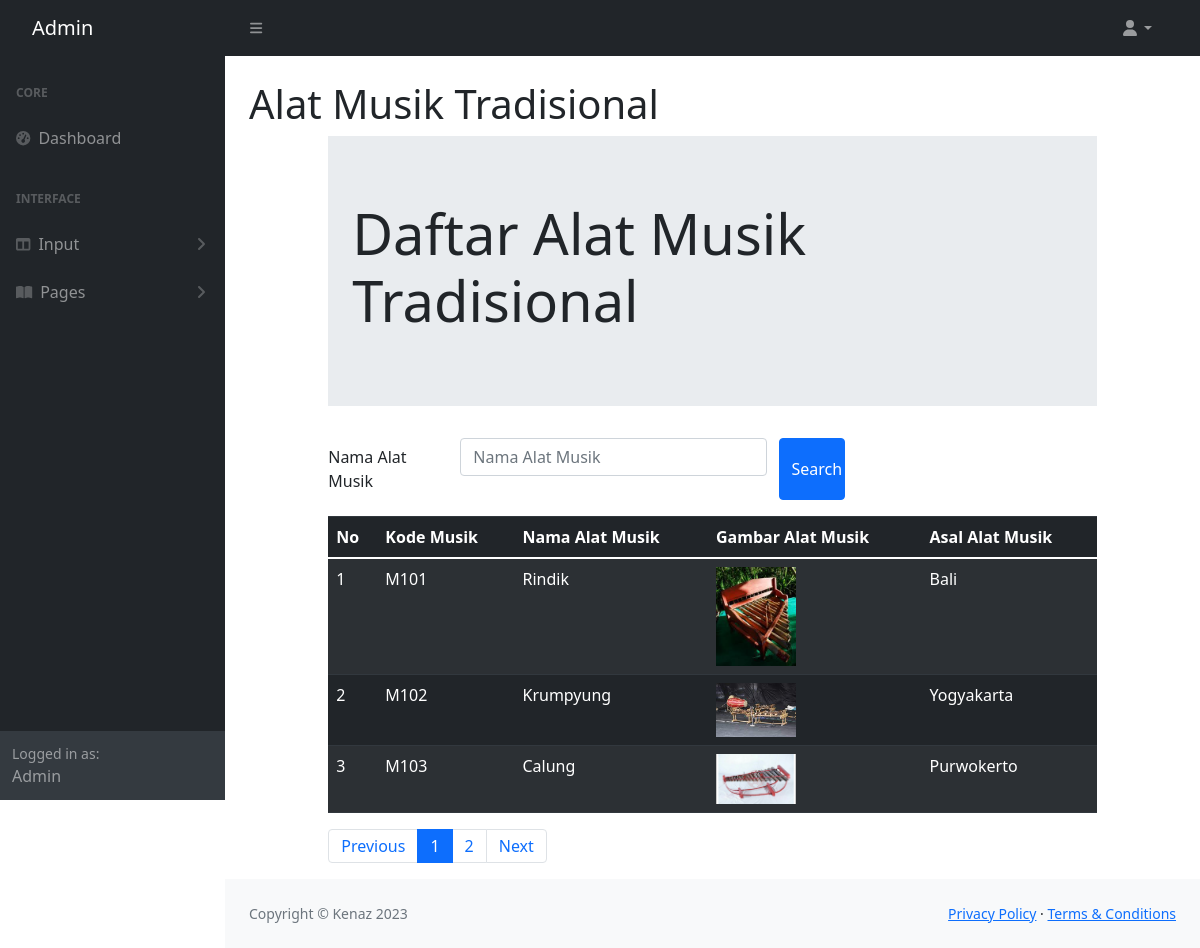
Screenshot of /admin/daftarmusik.php with the database file from the repository.
### tables this page shows
CREATE TABLE `musik` (
  `musikKODE` char(4) NOT NULL,
  `musikNAMA` varchar(100) NOT NULL,
  `musikFOTO` char(100) NOT NULL,
  `destinasiKODE` char(4) NOT NULL
);

CREATE TABLE `destinasi` (
  `destinasiKODE` char(4) NOT NULL,
  `destinasiNAMA` varchar(120) NOT NULL,
  `destinasiKET` text NOT NULL,
  `destinasiFOTO` char(100) NOT NULL,
  `kategoriKODE` char(4) NOT NULL
);

### admin/daftarmusik.php (the view, shortened to what this page needs)
<!DOCTYPE html>
<html lang="en">
<?php include "INCLUDE/head.php"?>
    <body class="sb-nav-fixed">
        <?php include "INCLUDE/menunav.php"?>
        <div id="layoutSidenav">
            <?php include "INCLUDE/menu.php"?>
            <div id="layoutSidenav_content">
                <main>
                    <div class="container-fluid px-4">
                        <h1 class="mt-4">Alat Musik Tradisional</h1>
<head>
    <link rel="stylesheet" href="https://cdn.jsdelivr.net/npm/bootstrap@4.0.0/dist/css/bootstrap.min.css">
  	<link rel="stylesheet" type="text/css" href="https://cdnjs.cloudflare.com/ajax/libs/select2/4.0.3/css/select2.min.css">
	<link rel="stylesheet" type="text/css" href="css/bootstrap.min.css">
</head>
<?php
	include "include/config.php";
?>
<body>
<div class="row">
	<div class="col-sm-1"></div>
	<div class="col-sm-10">
		<div class="jumbotron jumbotron-fluid">
			<div class="container">
				<h1 class="display-4">Daftar Alat Musik Tradisional</h1>
			</div>
		</div>
		<form method="POST">
            <div class="mb-3 row">
                <label for="Search" class="col-sm-2 col-form-label">Nama Alat Musik</label>
                <div class="col-sm-5">
                    <input type="text" class="form-control" name="Search" id="Search" placeholder="Nama Alat Musik"
                    value="<?php if(isset($_POST["Search"])){echo $_POST["Search"];
                    }?>">
                </div>
                <input type="submit" class="col-sm-1 btn btn-primary" value="Search" name="kodemusik">
            </div>
        </form>
	<table class="table table-dark table-striped">
		<thead class="thead-dark">
			<tr>
				<th>No</th>
				<th>Kode Musik</th>
				<th>Nama Alat Musik</th>
                <th>Gambar Alat Musik</th>
				<th>Asal Alat Musik</th>
			</tr>
		</thead>
		<tbody>
			        <?php
					$jumlahtampilan = 3;
					$halaman = (isset($_GET['page']))? $_GET['page'] : 1;
					$mulaitampilan = ($halaman - 1) * $jumlahtampilan;
                    if(isset($_POST["kodemusik"])){
                        $Search = $_POST["Search"];
                        $query = mysqli_query($connection, "select * from musik, destinasi where musik.destinasikode = destinasi.destinasikode AND musikNAMA like'%".$Search."%';");
                    }
                    else{
                        $query = mysqli_query($connection, "select * from musik, destinasi where musik.destinasikode = destinasi.destinasikode
						limit $mulaitampilan, $jumlahtampilan;");
                    }
                    $nomor = 1;
                    while($row = mysqli_fetch_array($query)){ ?>
				<tr>
					<td><?php echo $mulaitampilan + $nomor;?></td>
					<td><?php echo $row['musikKODE'];?></td>
					<td><?php echo $row['musikNAMA'];?></td>
					<td>
						<?php if(is_file("images/".$row['musikFOTO']))
						{ ?>
							<img src="images/<?php echo $row['musikFOTO']?>" width="80">
						<?php } else
							echo "<img src='images/noimage.png' width='80'>"
						?>
					</td>
                    <td><?php echo $row['destinasiNAMA'];?></td>
				</tr>
			<?php $nomor = $nomor + 1;?>
			<?php }	?>
		</tbody>
	</table>
					<?php
                        $query = mysqli_query($connection, "SELECT * FROM musik;");
                        $jumlahrecord = mysqli_num_rows($query);
                        $jumlahpage = ceil($jumlahrecord / $jumlahtampilan);
                    ?>
                    <nav aria-label="Page navigation example">
                    <ul class="pagination">
                        <li class="page-item"><a class="page-link" href="?page=<?php $nomorhal=1;
                        echo $nomorhal?>">Previous</a></li>
                        <?php for($nomorhal=1; $nomorhal<=$jumlahpage; $nomorhal++){ ?>
                        <li class="page-item">
                            <?php if($nomorhal!=$halaman) {?>
                                <a class="page-link" href="?page=<?php echo $nomorhal ?>"><?php echo $nomorhal ?></a>
                            <?php } else{ ?>
                                <li class="page-item active" aria-current="page">
                                    <a class="page-link" href="?page=<?php echo $nomorhal;?>"><?php echo $nomorhal ?></a>
                                </li>
                            <?php } ?>
                        </li>
                        <?php } ?>
                        <li class="page-item"><a class="page-link" href="?page=<?php echo $nomorhal - 1; ?>">Next</a></li>
                    </ul>
                    </nav>
	</div>
	<div class="col-sm-1"></div>
</body>
</main>
                <?php include "INCLUDE/footer.php"?>
            </div>
        </div>
</html>

### rows the page displays
musik: musikKODE "M101", musikNAMA "Rindik", musikFOTO (picture), destinasi.destinasiNAMA "Bali"
musik: nomor "2", musikKODE "M102", musikNAMA "Krumpyung", musikFOTO (picture), destinasi.destinasiNAMA "Yogyakarta"
musik: nomor "3", musikKODE "M103", musikNAMA "Calung", musikFOTO (picture), destinasi.destinasiNAMA "Purwokerto"
